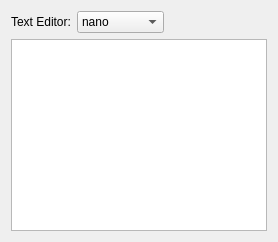
      <widget class="QWidget" name="configTab">
       <attribute name="title">
        <string>System Config</string>
       </attribute>
       <layout class="QVBoxLayout" name="verticalLayout_config">
        <item>
         <layout class="QHBoxLayout" name="configTopLayout">
          <item>
           <widget class="QLabel" name="configLabel">
            <property name="text">
             <string>Text Editor:</string>
            </property>
           </widget>
          </item>
          <item>
           <widget class="QComboBox" name="editorComboBox">
            <property name="currentText">
             <string>nano</string>
            </property>
            <item>
             <property name="text">
              <string>nano</string>
             </property>
            </item>
            <item>
             <property name="text">
              <string>kate</string>
             </property>
            </item>
            <item>
             <property name="text">
              <string>mousepad</string>
             </property>
            </item>
            <item>
             <property name="text">
              <string>geany</string>
             </property>
            </item>
           </widget>
          </item>
          <item>
           <spacer name="configSpacer">
            <property name="orientation">
             <enum>Qt::Orientation::Horizontal</enum>
            </property>
            <property name="sizeHint" stdset="0">
             <size>
              <width>40</width>
              <height>20</height>
             </size>
            </property>
           </spacer>
          </item>
         </layout>
        </item>
        <item>
         <widget class="QTableWidget" name="configTable">
          <property name="alternatingRowColors">
           <bool>true</bool>
          </property>
          <property name="selectionBehavior">
           <enum>QAbstractItemView::SelectionBehavior::SelectRows</enum>
          </property>
          <property name="sortingEnabled">
           <bool>true</bool>
          </property>
         </widget>
        </item>
       </layout>
      </widget>
